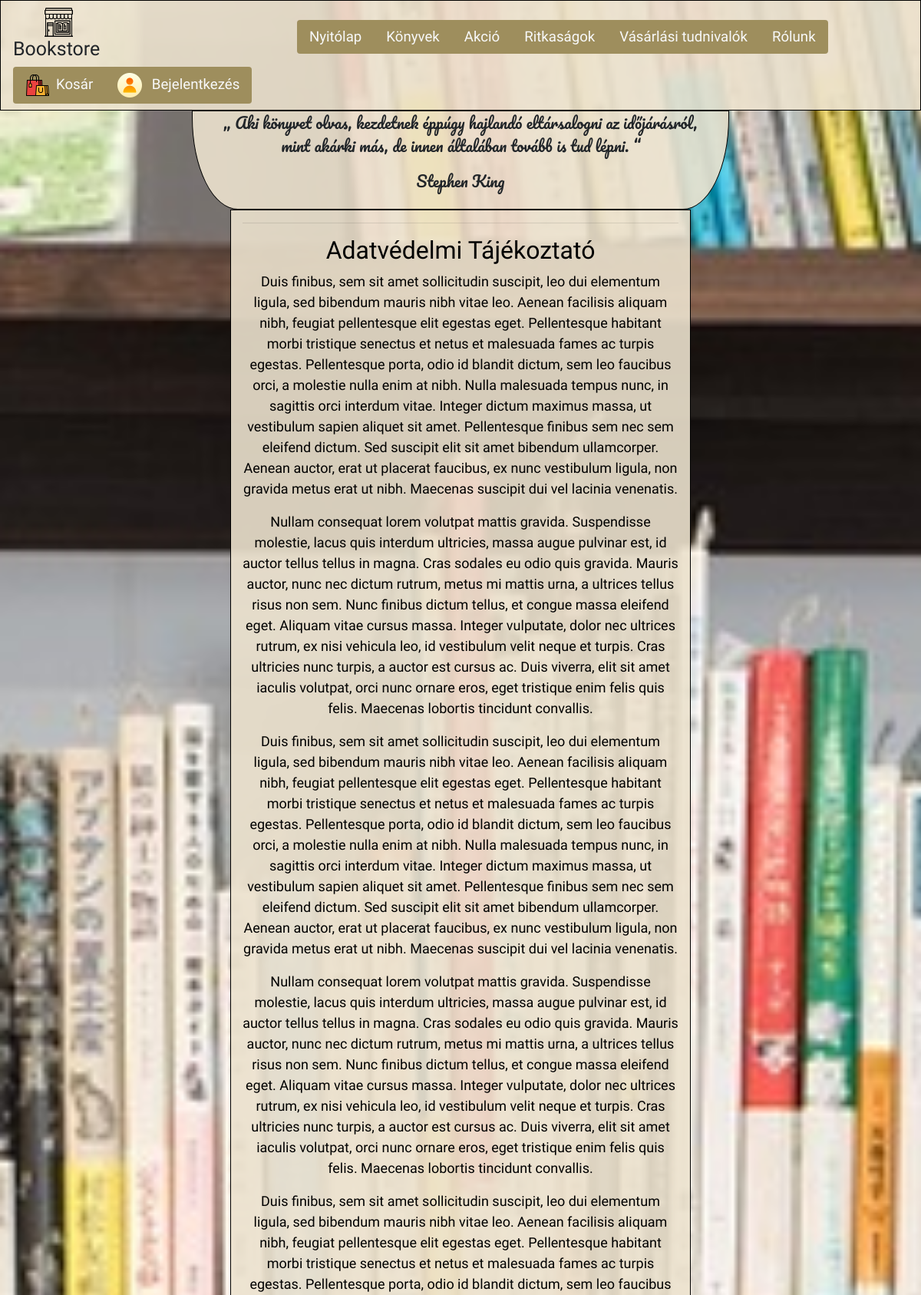
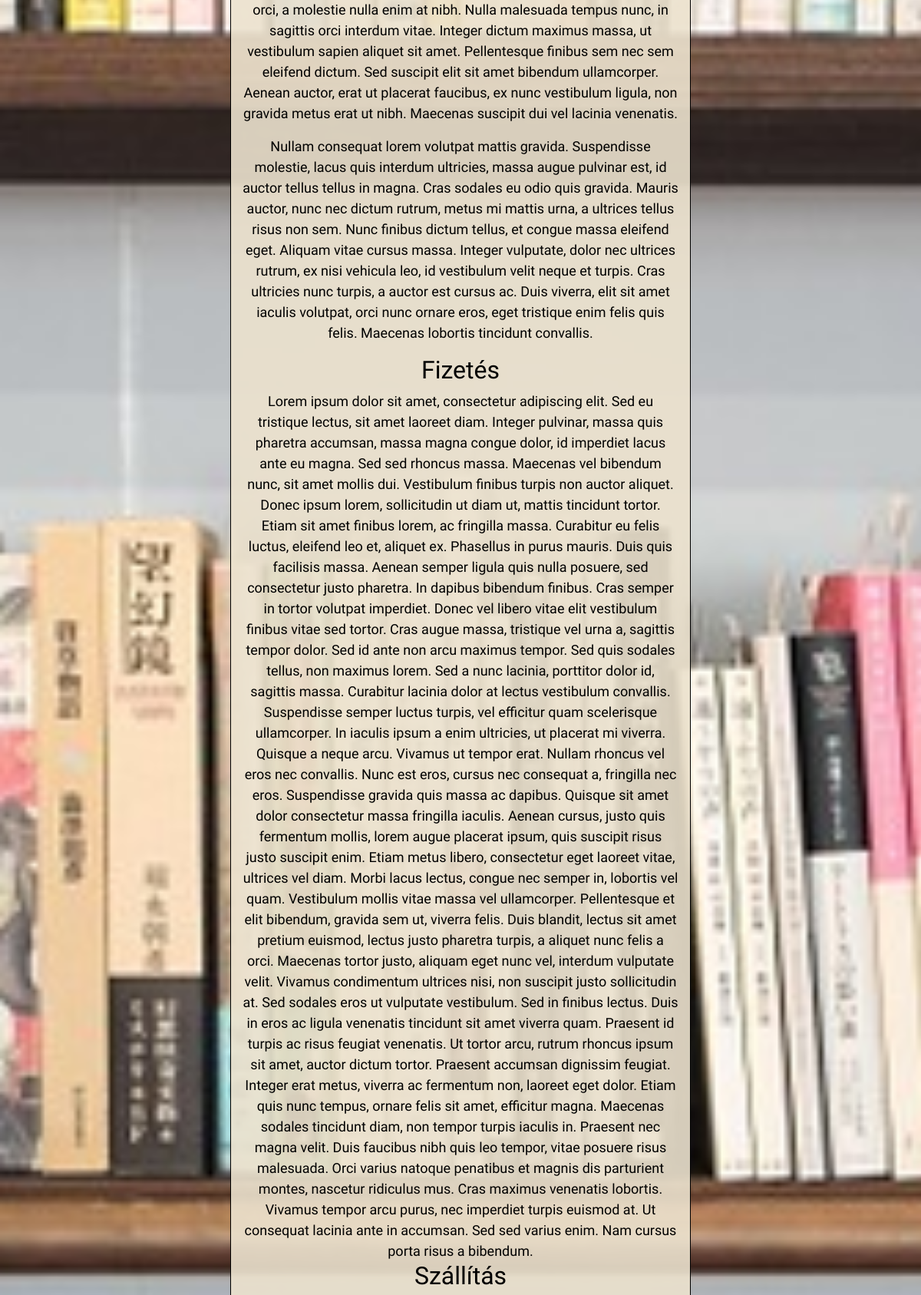
Page /vasar_tudni.php (upper part) on the committed database (2 pictures, top to bottom).
### tables this page shows
CREATE TABLE `tajekoztatok` (
  `id` int(2) NOT NULL,
  `cim` varchar(255) NOT NULL,
  `tartalom` mediumtext NOT NULL
);

### vasar_tudni.php (the view, shortened to what this page needs)
<?php require "header.php"; ?>
<div id="menu">
    <?php  require "menu.php";  ?>
</div>
<div class="container-fluid">
    <div class="row justify-content-center ">
        <div id="color3" class="col-6 ">
            <hr/>
            <?php
                $con = mysqli_connect(host,user,pwd,dbname);
                mysqli_query($con, "SET NAMES utf8");
                $result = mysqli_query($con, $sql);
                while($row = mysqli_fetch_array($result)){
                    $cim = $row["cim"];
                    $tartalom = $row["tartalom"];
                    echo "
                        <h2>".$cim."</h2>
                        <div>".$tartalom."</div>
                        ";
                    }
                    ?>
        </div>
    </div>
</div>
</body>
</html>

### css/style.css (style rules this page uses)
body, html { height: 100%; }
body { font-family: 'Amiri', serif !important; background-image: url("../img/hatter.jpg"); background-position: center; background-repeat: no-repeat; background-size: cover; background-attachment: fixed; }
#color3 { font-family: 'Amiri', serif; color:black; text-align: center; margin: auto; font-size: 18px; background-color: rgba(236, 226, 206, 0.9); border: solid 1px black; }

### rows in the picture
tajekoztatok: cim "Adatvédelmi Tájékoztató", tartalom "Duis finibus, sem sit amet sollicitudin suscipit, leo dui elementum ligula, sed bibendum mauris nibh vitae leo. Aenean facilisis aliquam nibh, feugiat pellentesque elit egestas eget. Pellentesque habitant morbi tristique senectus et netus et malesuada fames ac turpis egestas. Pellentesque porta, odio id blandit dictum, sem leo faucibus orci, a molestie nulla enim at nibh. Nulla malesuada tempus nunc, in sagittis orci interdum vitae. Integer dictum maximus massa, ut vestibulum sapien aliquet sit amet. Pellentesque finibus sem nec sem eleifend dictum. Sed suscipit elit sit amet bibendum ullamcorper. Aenean auctor, erat ut placerat faucibus, ex nunc vestibulum ligula, non gravida metus erat ut…"
tajekoztatok: cim "Fizetés", tartalom "Lorem ipsum dolor sit amet, consectetur adipiscing elit. Sed eu tristique lectus, sit amet laoreet diam. Integer pulvinar, massa quis pharetra accumsan, massa magna congue dolor, id imperdiet lacus ante eu magna. Sed sed rhoncus massa. Maecenas vel bibendum nunc, sit amet mollis dui. Vestibulum finibus turpis non auctor aliquet. Donec ipsum lorem, sollicitudin ut diam ut, mattis tincidunt tortor. Etiam sit amet finibus lorem, ac fringilla massa. Curabitur eu felis luctus, eleifend leo et, aliquet ex. Phasellus in purus mauris. Duis quis facilisis massa. Aenean semper ligula quis nulla posuere, sed consectetur justo pharetra. In dapibus bibendum finibus. Cras semper in tortor volutpat…"
tajekoztatok: cim "Szállítás"
